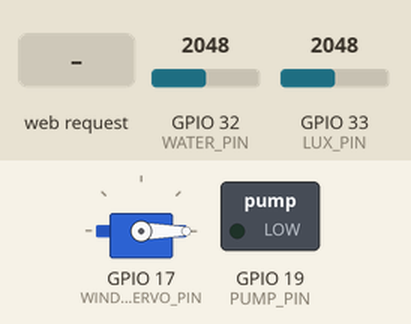
Bench run of a program on a simulated ESP32. Shown: servo, switched loads named in the program (green lamp = pin HIGH). The test bench sets the inputs (shaded band); at power-on: GPIO 32 (WATER_PIN) = 2048, GPIO 33 (LUX_PIN) = 2048. WiFi joins after 1.5 s; servers stay silent unless stated; what the program prints to the serial monitor is not drawn.

Above: at 2.7 s.
2.8 s: HTTP request GET /L received
At 3.4 s:
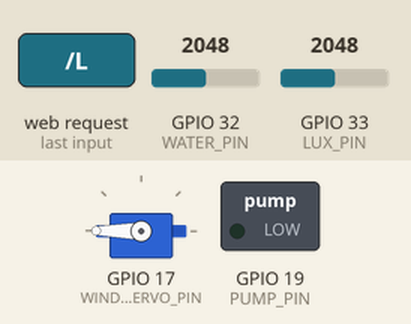
4.3 s: HTTP request GET /PY received
At 4.6 s:
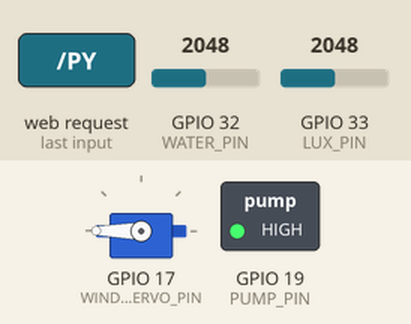
5.8 s: HTTP request GET /H received
At 6.9 s:
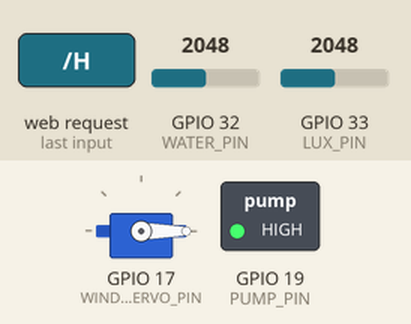
7.3 s: HTTP request GET /FF received
At 8.1 s:
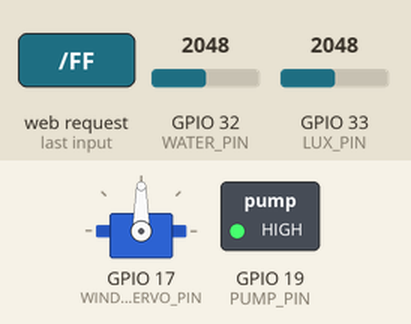
8.8 s: HTTP request GET /PF received
At 9.2 s:
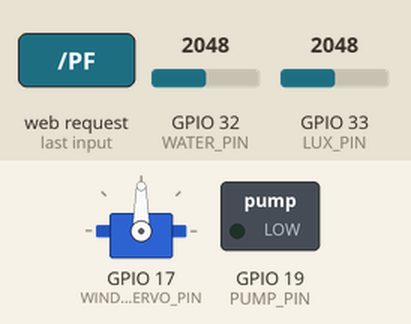
10.3 s: HTTP request GET /FY received
At 11.6 s:
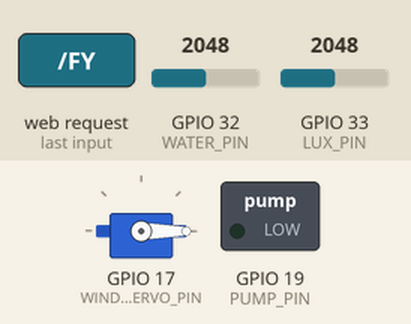
Timing chart, 0 to 12.8 s (numbered marks = the images above; inputs shaded):
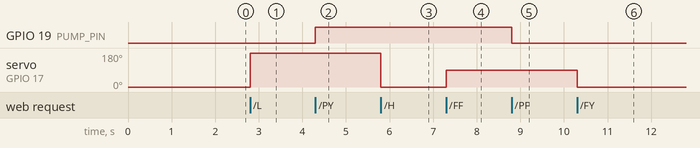

Measured:
- after the input at 2.8 s, servo on GPIO 17 (WINDOW_SERVO_PIN): 0° → 180° at once
- after the input at 4.3 s, GPIO 19 (PUMP_PIN): LOW → HIGH at once
- after the input at 5.8 s, servo on GPIO 17 (WINDOW_SERVO_PIN): 180° → 0° at once
- after the input at 7.3 s, servo on GPIO 17 (WINDOW_SERVO_PIN): 0° → 90° at once
- after the input at 8.8 s, GPIO 19 (PUMP_PIN): HIGH → LOW at once
- after the input at 10.3 s, servo on GPIO 17 (WINDOW_SERVO_PIN): 90° → 0° at once

The program:

main.cpp
```cpp
/*
 WiFi Web Server LED Blink

 A simple web server that lets you blink an LED via the web.
 This sketch will print the IP address of your WiFi Shield (once connected)
 to the Serial monitor. From there, you can open that address in a web browser
 to turn on and off the LED on pin 5.

 If the IP address of your shield is yourAddress:
 http://yourAddress/H turns the LED on
 http://yourAddress/L turns it off

 This example is written for a network using WPA2 encryption. For insecure
 WEP or WPA, change the Wifi.begin() call and use Wifi.setMinSecurity() accordingly.

 Circuit:
 * WiFi shield attached
 * LED attached to pin 5

 created for arduino 25 Nov 2012
 by Tom Igoe

ported for sparkfun esp32
31.01.2017 by Jan Hendrik Berlin

 */

#include <WiFi.h>
#include <ESP32Servo.h>
#include "CircularBuffer.hpp"

// declaration

// const
const char *ssid = "Je_suis_un_hamster";
const char *password = "baptiste84210";

// static data
const char *html_plotly_1 = "<script charset=utf-8 src=https://cdn.plot.ly/plotly-3.0.1.min.js></script><div id=tester_";
const char *html_plotly_2 = " style=width:600px;height:250px></div>";
const char *html_plotly_2_2 = "<script>TESTER=document.getElementById(\"tester_";
const char *html_plotly_3 = "\"),Plotly.newPlot(TESTER,[{x:[";
const char *html_plotly_4 = "],y:[";
const char *html_plotly_5 = "]}],{margin:{t:0}})</script>";

const char *html_pump_on = "<div style=display:flex;flex-direction:row><p>Water pump ON</p><div style=width:50px;height:50px;background-color:green></div><a href=\"/PY\" style=\" background-color: green; color: white; padding: 5px 10px; text-decoration: none;\">Turn the pump on.</a><a href=\"/PF\" style=\" background-color: red; color: white; padding: 5px 10px; text-decoration: none;\">Turn the pump off.</a></div>";
const char *html_pump_off = "<div style=display:flex;flex-direction:row><p>Water pump OFF</p><div style=width:50px;height:50px;background-color:red></div><a href=\"/PY\" style=\" background-color: green; color: white; padding: 5px 10px; text-decoration: none;\">Turn the pump on.</a><a href=\"/PF\" style=\" background-color: red; color: white; padding: 5px 10px; text-decoration: none;\">Turn the pump off.</a></div>";

const char *html_window_on = "<div style=display:flex;flex-direction:row><p>Window open</p><div style=width:50px;height:50px;background-color:green></div><a href=\"/FY\" style=\" background-color: green; color: white; padding: 5px 10px; text-decoration: none;\">Open the window.</a><a href=\"/FF\" style=\" background-color: red; color: white; padding: 5px 10px; text-decoration: none;\">Close the window.</a></div>";
const char *html_window_off = "<div style=display:flex;flex-direction:row><p>Window close</p><div style=width:50px;height:50px;background-color:red></div><a href=\"/FY\" style=\" background-color: green; color: white; padding: 5px 10px; text-decoration: none;\">Open the window.</a><a href=\"/FF\" style=\" background-color: red; color: white; padding: 5px 10px; text-decoration: none;\">Close the window.</a></div>";

// end static data

WiFiServer server(80);

Servo window_servo;
const int WINDOW_SERVO_PIN = 17;
bool windowState = false;

const int WATER_PIN = 32;
const int LUX_PIN = 33;

enum dataType
{
  WATER_LEVEL,
  LUX_LEVEL,
  TEMP_LEVEL,
  HUMIDITY_LEVEL
};

struct data
{
  int waterLevel;
  int luxLevel;
  int temp;
  int humidity;
};

const int bufferSize = 30;
CircularBuffer<data, bufferSize> buffer;

const int PUMP_PIN = 19;
bool pumpState = false;

void setup()
{
  Serial.begin(9600);

  // Pin mode
  pinMode(WATER_PIN, INPUT);
  pinMode(LUX_PIN, INPUT);
  pinMode(PUMP_PIN, OUTPUT);

  // Initialize state
  digitalWrite(PUMP_PIN, LOW); // Ensure pump is off at startup
  // SERVO
  window_servo.attach(WINDOW_SERVO_PIN);
  window_servo.write(0);

  delay(10);

  Serial.println();
  Serial.print("Connecting to ");
  Serial.println(ssid);

  WiFi.begin(ssid, password);

  while (WiFi.status() != WL_CONNECTED)
  {
    delay(500);
    Serial.print(".");
  }

  Serial.println("");
  Serial.println("WiFi connected.");
  Serial.println("IP address: ");
  Serial.println(WiFi.localIP());

  server.begin();
}

void getData()
{
  // Read the water level and add it to the buffer
  int waterLevel = analogRead(WATER_PIN);
  int luxLevel = analogRead(LUX_PIN);
  buffer.push({waterLevel, luxLevel, 0, 1}); // Assuming temp and humidity are not used, set them to 0 and 1 respectively
}

void plotData(WiFiClient client, dataType type)
{
  client.print(html_plotly_1);
  client.print(type);
  client.print(html_plotly_2);
switch (type)
    {
    case WATER_LEVEL:
      client.print("water_level");
      break;
    case LUX_LEVEL:
      client.print("lux_level");
      break;
    case TEMP_LEVEL:
      client.print("temp_level");
      break;
    case HUMIDITY_LEVEL:
      client.print("humidity_level");
      break;
    default:
      client.print("unknown");
      Serial.println("Unknown data type, defaulting to 0.");
      break;
    }
  client.print(html_plotly_2_2);
  client.print(type);
  client.print(html_plotly_3);

  for (size_t i = 0; i < buffer.size() - 1; i++)
  {
    String dataToAdd = String(i);
    client.print(dataToAdd);
    client.print(",");
  }
  String dataToAdd = String(buffer.size() - 1);
  client.print(dataToAdd);

  client.print(html_plotly_4);
  for (size_t i = 0; i < buffer.size(); i++)
  {
    String dataToAdd;
    switch (type)
    {
    case WATER_LEVEL:
      dataToAdd = String(buffer[i].waterLevel);
      break;
    case LUX_LEVEL:
      dataToAdd = String(buffer[i].luxLevel);
      break;
    case TEMP_LEVEL:
      dataToAdd = String(buffer[i].temp);
      break;
    case HUMIDITY_LEVEL:
      dataToAdd = String(buffer[i].humidity);
      break;
    default:
      dataToAdd = String(0);
      Serial.println("Unknown data type, defaulting to 0.");
      break;
    }

    client.print(dataToAdd);
    client.print(",");
  }

  // Last data
  switch (type)
  {
  case WATER_LEVEL:
    dataToAdd = String(buffer[buffer.size() - 1].waterLevel);
    break;
  case LUX_LEVEL:
    dataToAdd = String(buffer[buffer.size() - 1].luxLevel);
    break;
  case TEMP_LEVEL:
    dataToAdd = String(buffer[buffer.size() - 1].temp);
    break;
  case HUMIDITY_LEVEL:
    dataToAdd = String(buffer[buffer.size() - 1].humidity);
    break;
  default:
    dataToAdd = String(0);
    Serial.println("Unknown data type, defaulting to 0.");
    break;
  }
  client.print(dataToAdd);

  client.print(html_plotly_5);
}

void loop()
{
  WiFiClient client = server.available(); // listen for incoming clients

  if (!client)
  {
    return;
  }

  // if you get a client,
  Serial.println("New Client."); // print a message out the serial port
  String currentLine = "";       // make a String to hold incoming data from the client
  while (client.connected())
  { // loop while the client's connected
    if (client.available())
    {                         // if there's bytes to read from the client,
      char c = client.read(); // read a byte, then
      // Serial.write(c);        // print it out the serial monitor
      if (c == '\n')
      { // if the byte is a newline character

        // if the current line is blank, you got two newline characters in a row.
        // that's the end of the client HTTP request, so send a response:
        if (currentLine.length() == 0)
        {
          // get the data from the sensor
          getData();

          // HTTP headers always start with a response code (e.g. HTTP/1.1 200 OK)
          // and a content-type so the client knows what's coming, then a blank line:
          client.println("HTTP/1.1 200 OK");
          client.println("Content-type:text/html");
          client.println("Refresh:2;url=/");
          client.println();

          // the content of the HTTP response follows the header:
          client.println("<div style=display:flex;flex-direction:row>");
          plotData(client, WATER_LEVEL);
          plotData(client, LUX_LEVEL);
          client.println("</div>");

          client.println("<div style=display:flex;flex-direction:row>");
          plotData(client, TEMP_LEVEL);
          plotData(client, HUMIDITY_LEVEL);
          client.println("</div>");

          if (pumpState)
          {
            client.print(html_pump_on);
          }
          else
          {
            client.print(html_pump_off);
          }

          if (windowState)
          {
            client.print(html_window_on);
          }
          else
          {
            client.print(html_window_off);
          }

          client.println();
          break;
        }
        else
        {
          currentLine = "";
        }
      }
      else if (c != '\r')
      {
        currentLine += c;
      }

      if (currentLine.endsWith("GET /H"))
      {
        Serial.println("Turning window servo to 0 degrees.");
        window_servo.write(0);
        delay(100);
      }
      if (currentLine.endsWith("GET /L"))
      {
        Serial.println("Turning window servo to 90 degrees.");
        window_servo.write(360);
        delay(100);
      }
      if (currentLine.endsWith("GET /PY"))
      {
        digitalWrite(PUMP_PIN, HIGH);
        pumpState = true;
      }
      if (currentLine.endsWith("GET /PF"))
      {
        digitalWrite(PUMP_PIN, LOW);
        pumpState = false;
      }
      if (currentLine.endsWith("GET /FY"))
      {
        windowState = true;
        window_servo.write(0);
      }
      if (currentLine.endsWith("GET /FF"))
      {
        windowState = false;
        window_servo.write(90);
      }
    }
  }
  // close the connection:
  client.stop();
  Serial.println("Client Disconnected.");
}
```
